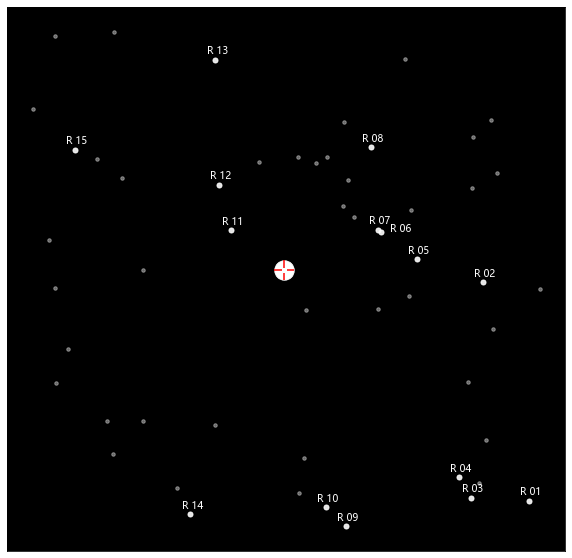

Reproduce this figure in Python.
#An example of the use of pymsofa in CHES. 
#Used to simulate the image of a target star in the tangent plane 
#when it is observed at point L2

import PyMsOfa  as  sf
import numpy  as  np
import xlrd
import math as ma
import matplotlib.pyplot as plt
import matplotlib.colors as mcolors

xl=xlrd.open_workbook(r'.\input.xls')
xltar=xl.sheets()[0]
xlref=xl.sheets()[1]
xlref15=xl.sheets()[2]

#input the information of the target star
tarinfo=[xltar.cell(2,i).value for i in range(10)]
tarinfo[1]=ma.radians(tarinfo[1])
tarinfo[2]=ma.radians(tarinfo[2])
tarinfo[4]=ma.radians(tarinfo[4]/1000/3600)
tarinfo[5]=ma.radians(tarinfo[5]/1000/3600)
tarinfo[6]=ma.radians(tarinfo[6]/1000/3600)
tarinfo[7]=ma.radians(tarinfo[7]/1000/3600)


#input the information of the reference star (Mag<13)
refinfo=[xlref.cell(1,0).value,int(xlref.cell(1,1).value)]
refinfo.append([[0 for k in range(9)] for i in range(refinfo[1])])
for i in range(refinfo[1]):
    for k in range(9):
        refinfo[2][i][k]=float(xlref.cell(2+i,k+1).value)
        if (k==0)|(k==1):
            refinfo[2][i][k]=ma.radians(refinfo[2][i][k])
        elif (k==3)|(k==4)|(k==5)|(k==6):
            refinfo[2][i][k]=ma.radians(refinfo[2][i][k]/1000/3600)

#input the information of the reference star (13<Mag<15)
refinfo15=[xlref15.cell(1,0).value,int(xlref15.cell(1,1).value)]
refinfo15.append([[0 for k in range(9)] for i in range(refinfo15[1])])

for i in range(refinfo15[1]):
    for k in range(9):
        refinfo15[2][i][k]=float(xlref15.cell(2+i,k+1).value)
        if (k==0)|(k==1):
            refinfo15[2][i][k]=ma.radians(refinfo15[2][i][k])
        elif (k==3)|(k==4)|(k==5)|(k==6):
            refinfo15[2][i][k]=ma.radians(refinfo15[2][i][k]/1000/3600)


#The estimated observation time(year, month, day, hour, minute, second)
T=[2025, 11, 12, 12, 56, 15]
D = sf.pymTf2d('+', 12, 56, 15)
JD1, JD2 = sf.pymCal2jd(2025, 11, 12)
JD2 +=D

#The epoch of the Gaia catalog
JD01, JD02 = sf.pymEpj2jd(2016.0)

#ICRS coordinates at the time of observation
tarcoord=[0,0]
refcoord=[[0,0] for i in range(refinfo[1])]
refcoord15=[[0,0] for i in range(refinfo15[1])]

tarcoord[0], tarcoord[1], pmr2,pmd2,px2,rv2\
    = sf.pymPmsafe(tarinfo[1], tarinfo[2], tarinfo[4], tarinfo[6],
                   tarinfo[3], tarinfo[9], JD01, JD02, JD1, JD2)

for i in range(refinfo[1]):
    refcoord[i][0], refcoord[i][1], pmr2,pmd2,px2,rv2\
        = sf.pymPmsafe(refinfo[2][i][0], refinfo[2][i][1], 
                       refinfo[2][i][3], refinfo[2][i][5], 
                       refinfo[2][i][2], refinfo[2][i][8], 
                       JD01, JD02, JD1, JD2)

for i in range(refinfo15[1]):
    refcoord15[i][0], refcoord15[i][1], pmr2,pmd2,px2,rv2\
        = sf.pymPmsafe(refinfo15[2][i][0], refinfo15[2][i][1], 
                       refinfo15[2][i][3], refinfo15[2][i][5],
                       refinfo15[2][i][2], refinfo15[2][i][8], 
                       JD01, JD02, JD1, JD2)

#Transform the coordinates of the star to 
#the station-centred coordinate system of the L2 point

#The longitude of the sun relative to the satellite at the time of observation
JD10, JD20 = sf.pymCal2jd(2025, 3, 21)
lamda_sun, beta_sun = (JD2-JD20)/365.25*2*ma.pi, 0

#Convert to equatorial coordinates
TAI1,TAI2 = sf.pymUtctai(JD1, JD2)
TT1, TT2 = sf .pymTaitt(TAI1, TAI2)

alpha_sun, delta_sun = sf.pymEceq06(TT1,TT2, lamda_sun, beta_sun)
suncoord= [alpha_sun, delta_sun]

#Position of the star in L2 station-centred coordinates
tartopo=[0,0]

cosAR=ma.cos(ma.pi/2-tarcoord[1])*ma.cos(ma.pi/2-suncoord[1])\
    +ma.sin(ma.pi/2-tarcoord[1])*ma.sin(ma.pi/2-suncoord[1])*\
                             ma.cos(np.abs(tarcoord[0]-suncoord[0]))
sinAR=ma.sqrt(1-cosAR**2)

sinp=sinAR*(149597870+1500000)/(1000/tarinfo[3]*30856775814671.915808)
p=ma.asin(sinp)

k=-p/sinAR

tartopo[0]=tarcoord[0]+k/ma.cos(tarcoord[1])*\
    ma.cos(suncoord[1])*ma.sin(tarcoord[0]-suncoord[0])

tartopo[1]=tarcoord[1]+k*(ma.sin(tarcoord[1])*\
    ma.cos(suncoord[1])*ma.cos(tarcoord[0]-suncoord[0])\
        -ma.cos(tarcoord[1])*ma.sin(suncoord[1]))

reftopo=[[0,0] for k in range(refinfo[1])]

for k in range(refinfo[1]):
    cosAR=ma.cos(ma.pi/2-refcoord[k][1])*ma.cos(ma.pi/2-suncoord[1])\
        +ma.sin(ma.pi/2-refcoord[k][1])*ma.sin(ma.pi/2-suncoord[1])*\
                                 ma.cos(np.abs(refcoord[k][0]-suncoord[0]))
    sinAR=ma.sqrt(1-cosAR**2)

    sinp=sinAR*(149597870+1500000)/(1000/refinfo[2][k][2]*30856775814671.915808)
    p=ma.asin(sinp)

    kk=-p/sinAR

    reftopo[k][0]=refcoord[k][0]+kk/ma.cos(refcoord[k][1])*\
        ma.cos(suncoord[1])*ma.sin(refcoord[k][0]-suncoord[0])

    reftopo[k][1]=refcoord[k][1]+kk*(ma.sin(refcoord[k][1])*\
        ma.cos(suncoord[1])*ma.cos(refcoord[k][0]-suncoord[0])\
            -ma.cos(refcoord[k][1])*ma.sin(suncoord[1]))

reftopo15=[[0,0] for k in range(refinfo15[1])]

for k in range(refinfo15[1]):
    cosAR=ma.cos(ma.pi/2-refcoord15[k][1])*ma.cos(ma.pi/2-suncoord[1])\
        +ma.sin(ma.pi/2-refcoord15[k][1])*ma.sin(ma.pi/2-suncoord[1])*\
                                 ma.cos(np.abs(refcoord15[k][0]-suncoord[0]))
    sinAR=ma.sqrt(1-cosAR**2)

    sinp=sinAR*(149597870+1500000)/(1000/refinfo15[2][k][2]*30856775814671.915808)
    p=ma.asin(sinp)

    kk=-p/sinAR

    reftopo15[k][0]=refcoord15[k][0]+kk/ma.cos(-refcoord15[k][1])*\
        ma.cos(-suncoord[1])*ma.sin(refcoord15[k][0]-suncoord[0])

    reftopo15[k][1]=refcoord15[k][1]+kk*(-ma.sin(refcoord15[k][1])*\
        ma.cos(-suncoord[1])*ma.cos(refcoord15[k][0]-suncoord[0])\
            -ma.cos(refcoord15[k][1])*ma.sin(-suncoord[1]))

#According to the projection theorem, using the target star as the tangent point, 
#the position of the reference star on the projection plane
refplt = [[0,0] for k in range(refinfo[1])]

for i in range(refinfo[1]):
    refplt[i][0], refplt[i][1] = sf.pymTpxes(reftopo[i][0],reftopo[i][1],
                                             tartopo[0], tartopo[1])

refplt15 = [[0,0] for k in range(refinfo15[1])]

for i in range(refinfo15[1]):
    refplt15[i][0], refplt15[i][1] = sf.pymTpxes(reftopo15[i][0],reftopo15[i][1],
                                                 tartopo[0], tartopo[1])

#diagram based on the coordinates
fig, ax = plt.subplots(figsize=(10,10))
color1=mcolors.to_rgba('white',alpha=1)
color2=mcolors.to_rgba('white',alpha=0.9)
color3=mcolors.to_rgba('white',alpha=0.4)

plt.scatter(0,0,c=color1, marker='.',s=1500)
for k in range(refinfo[1]):
    plt.scatter(-refplt[k][0],refplt[k][1],c=color2, marker='.',s=100)
    if k<9:
        if k==5:
            plt.text(-refplt[k][0]+0.00013,refplt[k][1],'R 0%d'%(k+1),c='w')
        else:
            plt.text(-refplt[k][0]-0.00013,refplt[k][1]+0.00008,'R 0%d'%(k+1),c='w')
    else:
        plt.text(-refplt[k][0]-0.00013,refplt[k][1]+0.00008,'R %d'%(k+1),c='w')
for k in range(refinfo15[1]):
    plt.scatter(-refplt15[k][0],refplt15[k][1],c=color3, marker='.',s=50)
plt.scatter(0,0,c='r',marker='+',s=400)
plt.scatter(0,0,c='w',marker=',',s=10)
plt.xticks([])
plt.yticks([])
plt.rcParams['axes.facecolor']='black'

plt.show()      
